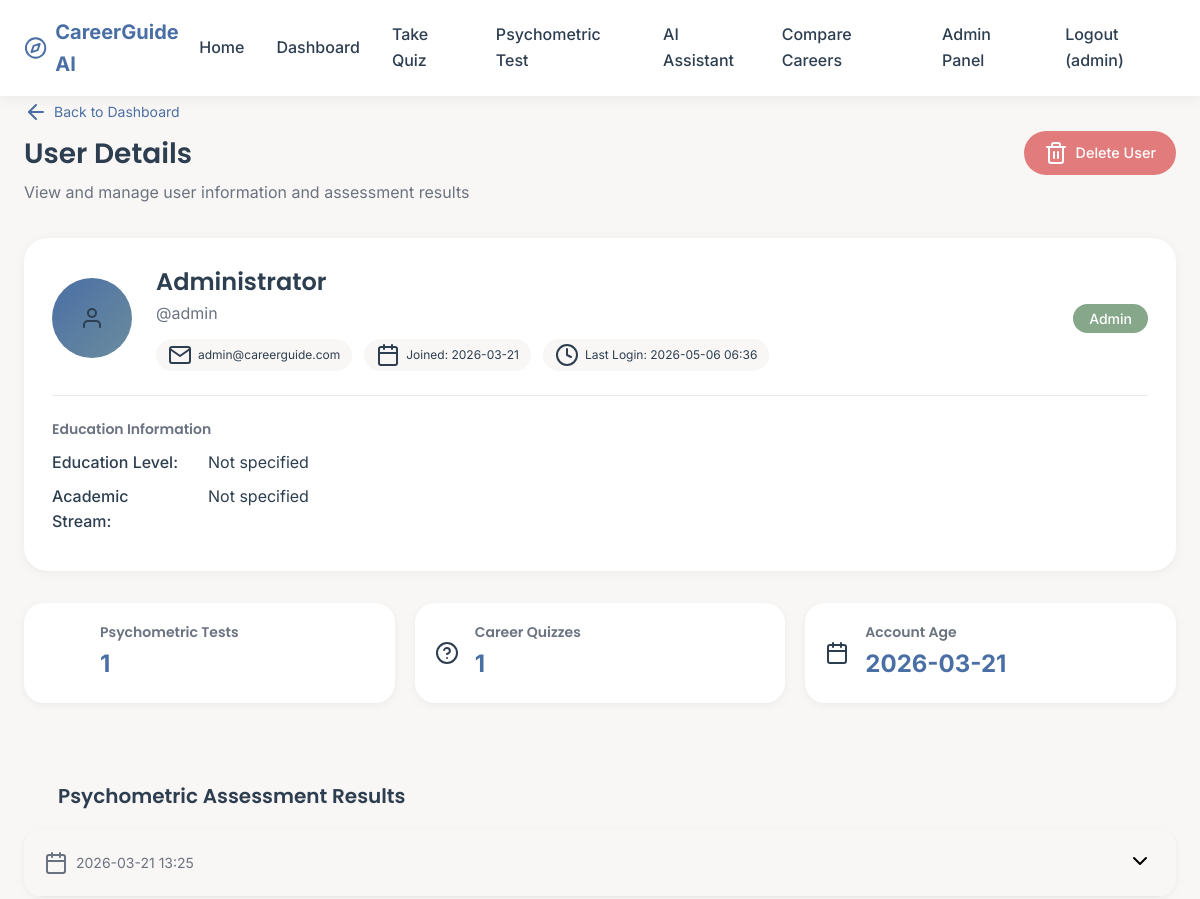
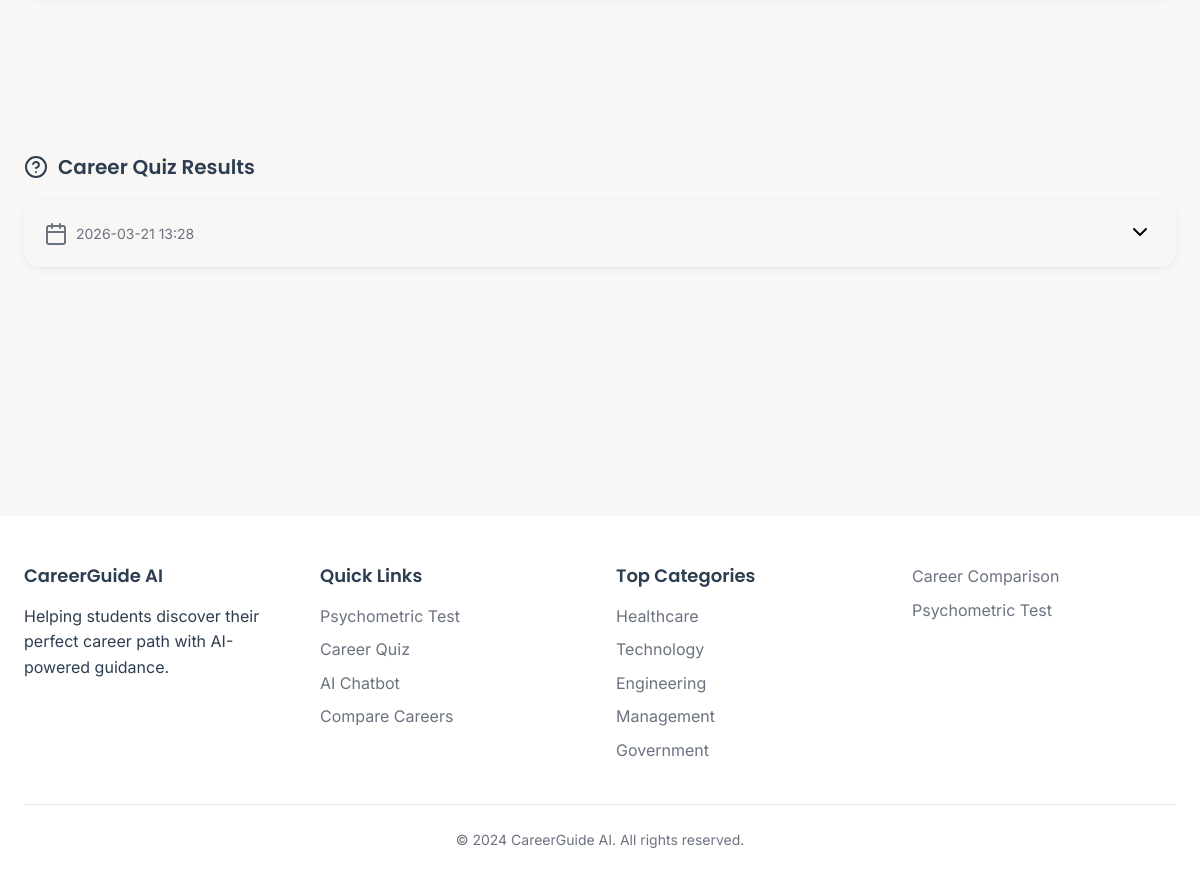
Page /admin/user/1 (signed in) on the committed database (2 pictures, top to bottom).
### tables this page shows
CREATE TABLE users (
                id INTEGER PRIMARY KEY AUTOINCREMENT,
                username TEXT UNIQUE NOT NULL,
                email TEXT UNIQUE NOT NULL,
                password TEXT NOT NULL,
                full_name TEXT,
                phone TEXT,
                education TEXT,
                stream TEXT,
                created_at TIMESTAMP DEFAULT CURRENT_TIMESTAMP,
                last_login TIMESTAMP,
                is_admin INTEGER DEFAULT 0
            );

CREATE TABLE psychometric_results (
                id INTEGER PRIMARY KEY AUTOINCREMENT,
                user_id INTEGER NOT NULL,
                test_date TIMESTAMP DEFAULT CURRENT_TIMESTAMP,
                personality TEXT,
                interests TEXT,
                aptitudes TEXT,
                work_styles TEXT,
                value_data TEXT,
                raw_answers TEXT,
                ai_summary TEXT,
                career_matches TEXT,
                FOREIGN KEY (user_id) REFERENCES users (id)
            );

CREATE TABLE quiz_results (
                id INTEGER PRIMARY KEY AUTOINCREMENT,
                user_id INTEGER NOT NULL,
                test_date TIMESTAMP DEFAULT CURRENT_TIMESTAMP,
                answers TEXT,
                recommendations TEXT,
                ai_summary TEXT,
                FOREIGN KEY (user_id) REFERENCES users (id)
            );

### app.py (the view)
@app.route('/admin/user/<int:user_id>')
@admin_required
def admin_view_user(user_id):
    user = db.get_user_by_id(user_id)
    psychometric_results = db.get_psychometric_results(user_id)
    quiz_results = db.get_quiz_results(user_id)
    return render_template('admin_user.html',
                         user=user,
                         psychometric_results=psychometric_results,
                         quiz_results=quiz_results)

### templates/admin_user.html (shortened to what this page needs)
{% extends "base.html" %}
{% block content %}
<div class="admin-user-page">
    <div class="container">
        <div class="page-header">
            <div class="header-left">
                <a href="/admin" class="back-link">
                    <i data-feather="arrow-left"></i>
                    Back to Dashboard
                </a>
                <h1>User Details</h1>
                <p>View and manage user information and assessment results</p>
            </div>
            <div class="header-right">
                <button class="btn btn-danger" id="deleteUserBtn" onclick="showDeleteModal()">
                    <i data-feather="trash-2"></i>
                    Delete User
                </button>
            </div>
        </div>
        <div class="profile-card">
            <div class="profile-header">
                <div class="profile-avatar">
                    <i data-feather="user"></i>
                </div>
                <div class="profile-info">
                    <h2>{{ user.full_name or user.username }}</h2>
                    <p class="username">@{{ user.username }}</p>
                    <div class="user-meta">
                        <span class="meta-badge">
                            <i data-feather="mail"></i>
                            {{ user.email }}
                        </span>
                        <span class="meta-badge">
                            <i data-feather="calendar"></i>
                            Joined: {{ user.created_at[:10] if user.created_at else 'N/A' }}
                        </span>
                        {% if user.last_login %}
                        <span class="meta-badge">
                            <i data-feather="clock"></i>
                            Last Login: {{ user.last_login[:16] if user.last_login else 'Never' }}
                        </span>
                        {% endif %}
                    </div>
                </div>
                <div class="profile-status">
                    <span class="status-badge {{ 'active' if user.is_admin else 'user' }}">
                        {% if user.is_admin %}Admin{% else %}User{% endif %}
                    </span>
                </div>
            </div>
            <div class="profile-details">
                <div class="detail-group">
                    <h4>Education Information</h4>
                    <div class="detail-row">
                        <span class="detail-label">Education Level:</span>
                        <span class="detail-value">{{ user.education or 'Not specified' }}</span>
                    </div>
                    <div class="detail-row">
                        <span class="detail-label">Academic Stream:</span>
                        <span class="detail-value">{{ user.stream or 'Not specified' }}</span>
                    </div>
                </div>
            </div>
        </div>
        <div class="stats-grid">
            <div class="stat-card">
                <i data-feather="brain"></i>
                <div class="stat-info">
                    <h3>Psychometric Tests</h3>
                    <p>{{ psychometric_results|length }}</p>
                </div>
            </div>
            <div class="stat-card">
                <i data-feather="help-circle"></i>
                <div class="stat-info">
                    <h3>Career Quizzes</h3>
                    <p>{{ quiz_results|length }}</p>
                </div>
            </div>
            <div class="stat-card">
                <i data-feather="calendar"></i>
                <div class="stat-info">
                    <h3>Account Age</h3>
                    <p>{% if user.created_at %}{{ user.created_at[:10] }}{% else %}New{% endif %}</p>
                </div>
            </div>
        </div>
        <div class="results-section">
            <h2>
                <i data-feather="brain"></i>
                Psychometric Assessment Results
            </h2>
            {% if psychometric_results %}
                {% for result in psychometric_results %}
                <div class="result-card">
                    <div class="result-header">
                        <div class="result-date">
                            <i data-feather="calendar"></i>
                            {{ result.test_date[:16] if result.test_date else 'Date not available' }}
                        </div>
                        <button class="toggle-summary" onclick="toggleSummary('psych-{{ loop.index }}')">
                            <i data-feather="chevron-down"></i>
                        </button>
                    </div>
                </div>
                {% endfor %}
            {% else %}
                <div class="empty-state">
                    <i data-feather="brain"></i>
                    <p>No psychometric test results found for this user</p>
                </div>
            {% endif %}
        </div>
        <div class="results-section">
            <h2>
                <i data-feather="help-circle"></i>
                Career Quiz Results
            </h2>
            {% if quiz_results %}
                {% for result in quiz_results %}
                <div class="result-card">
                    <div class="result-header">
                        <div class="result-date">
                            <i data-feather="calendar"></i>
                            {{ result.test_date[:16] if result.test_date else 'Date not available' }}
                        </div>
                        <button class="toggle-summary" onclick="toggleSummary('quiz-{{ loop.index }}')">
                            <i data-feather="chevron-down"></i>
                        </button>
                    </div>
                </div>
                {% endfor %}
            {% else %}
                <div class="empty-state">
                    <i data-feather="help-circle"></i>
                    <p>No career quiz results found for this user</p>
                </div>
            {% endif %}
        </div>
    </div>
</div>
{% endblock %}

### templates/base.html (shortened to what this page needs)
<!DOCTYPE html>
<html lang="en">
<head>
    <link rel="stylesheet" href="{{ url_for('static', filename='css/style.css') }}">
</head>
<body>
    <header class="header">
        <div class="container">
            <div class="header-content">
                <a href="/" class="logo">
                    <i data-feather="compass"></i>
                    <span>CareerGuide AI</span>
                </a>
                <nav class="nav">
                    <ul class="nav-links" id="navLinks">
                        <li><a href="/">Home</a></li>
                        {% if session.user_id %}
                            <li><a href="/dashboard">Dashboard</a></li>
                            <li><a href="/quiz">Take Quiz</a></li>
                            <li><a href="/psychometric-test">Psychometric Test</a></li>
                            <li><a href="/chatbot">AI Assistant</a></li>
                            <li><a href="/compare">Compare Careers</a></li>
                            {% if session.is_admin %}
                                <li><a href="/admin">Admin Panel</a></li>
                            {% endif %}
                            <li><a href="/logout" class="logout-link">Logout ({{ session.username }})</a></li>
                        {% else %}
                            <li><a href="/compare">Compare Careers</a></li>
                            <li><a href="/login">Login</a></li>
                            <li><a href="/register" class="btn btn-primary btn-small" style="padding: 8px 20px;">Sign Up Free</a></li>
                        {% endif %}
                    </ul>
                </nav>
            </div>
        </div>
    </header>
    <main>
        {% block content %}{% endblock %}
    </main>
    <footer class="footer">
        <div class="container">
            <div class="footer-content">
                <div class="footer-section">
                    <h4>CareerGuide AI</h4>
                    <p>Helping students discover their perfect career path with AI-powered guidance.</p>
                </div>
                <div class="footer-section">
                    <h4>Quick Links</h4>
                    <ul>
                        {% if session.user_id %}
                            <li><a href="/psychometric-test">Psychometric Test</a></li>
                            <li><a href="/quiz">Career Quiz</a></li>
                            <li><a href="/chatbot">AI Chatbot</a></li>
                        {% endif %}
                        <li><a href="/compare">Compare Careers</a></li>
                    </ul>
                </div>
                <div class="footer-section">
                    <h4>Top Categories</h4>
                    <ul>
                        <li><a href="/category/Healthcare">Healthcare</a></li>
                        <li><a href="/category/Information Technology">Technology</a></li>
                        <li><a href="/category/Core Engineering">Engineering</a></li>
                        <li><a href="/category/Management">Management</a></li>
                        <li><a href="/category/Government">Government</a></li>
                    </ul>
                </div>
                <div class="footer-section">
                    <ul>
                        <li><a href="/compare">Career Comparison</a></li>
                        {% if session.user_id %}
                            <li><a href="/psychometric-test">Psychometric Test</a></li>
                        {% endif %}
                    </ul>
                </div>
            </div>
            <div class="footer-bottom">
                <p>&copy; 2024 CareerGuide AI. All rights reserved.</p>
            </div>
        </div>
    </footer>
</body>
</html>

### rows in the picture
users: username "admin", full_name "Administrator", email "admin@careerguide.com", created_at "2026-03-21", last_login "2026-05-06 06:36"
psychometric_results: test_date "2026-03-21 13:25"
quiz_results: test_date "2026-03-21 13:28"

### other values in the picture
{{ user.education or 'Not specified' }} "Not specified"
{{ user.stream or 'Not specified' }} "Not specified"
{{ psychometric_results|length }} "1"
{{ quiz_results|length }} "1"
